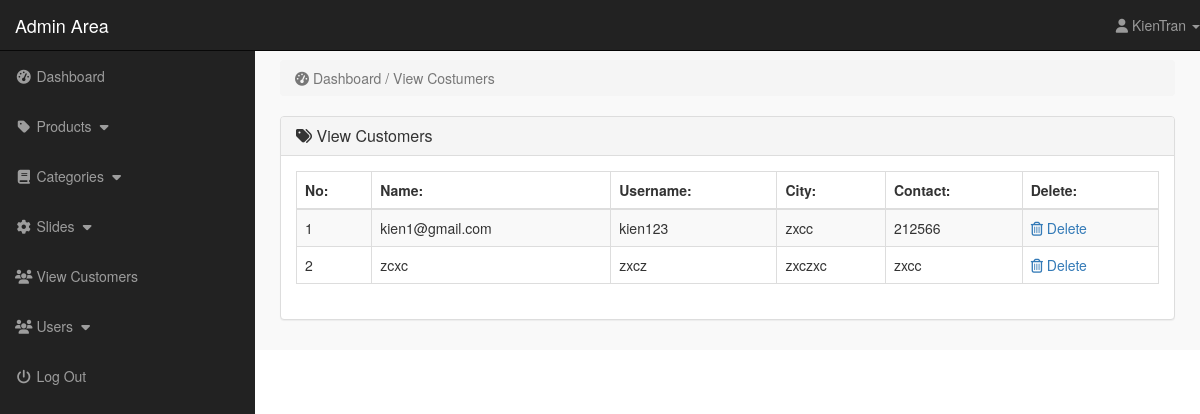
Page /admin/index.php?view_customers (signed in) on the committed database.
### tables this page shows
CREATE TABLE `account` (
  `id` int(11) NOT NULL,
  `UserName` varchar(255) NOT NULL,
  `Password` varchar(255) NOT NULL,
  `Address` varchar(255) NOT NULL,
  `PhoneNumber` varchar(255) NOT NULL,
  `Email` varchar(255) NOT NULL
);

### admin/view_customers.php (the view)
<?php
    if(!isset($_SESSION['admin_username'])){
        echo "<script>window.open('login.php','_self')</script>";
    }else{
?>
<div class="row">
    <div class="col-lg-12">
        <ol class="breadcrumb">
            <li class="active">
                <i class="fa fa-dashboard"></i> Dashboard / View Costumers
            </li>
        </ol>
    </div>
</div>
<div class="row">
    <div class="col-lg-12">
        <div class="panel panel-default">
            <div class="panel-heading">
               <h3 class="panel-title">
                   <i class="fa fa-tags"></i>  View Customers
               </h3>
            </div>
            <div class="panel-body">
                <div class="table-responsive">
                    <table class="table table-striped table-bordered table-hover">
                        <thead>
                            <tr>
                                <th> No: </th>
                                <th> Name: </th>
                                <th> Username: </th>
                                <th> City: </th>
                                <th> Contact: </th>
                                <th> Delete: </th>
                            </tr>
                        </thead>
                        <tbody>
                            <?php
                                $i=0;
                                $get_c = "select * from account";
                                $run_c = mysqli_query($con,$get_c);
                                while($row_c=mysqli_fetch_array($run_c)){
                                    $c_id = $row_c['id'];
                                    $c_name = $row_c['Email'];
                                    $c_username = $row_c['UserName'];
                                    $c_city = $row_c['Address'];
                                    $c_contact = $row_c['PhoneNumber'];
                                    $i++;
                            ?>
                            <tr>
                                <td> <?php echo $i; ?> </td>
                                <td> <?php echo $c_name; ?> </td>
                                <td> <?php echo $c_username; ?> </td>
                                <td> <?php echo $c_city; ?> </td>
                                <td> <?php echo $c_contact ?> </td>
                                <td>
                                     <a href="index.php?delete_customer=<?php echo $c_id; ?>" onclick="return confirm ('Do you want delete?')">
                                        <i class="fa fa-trash-o"></i> Delete
                                     </a>
                                </td>
                            </tr>
                            <?php } ?>
                        </tbody>
                    </table>
                </div>
            </div>
        </div>
    </div>
</div>
<?php } ?>

### admin/includes/sidebar.php (shortened to what this page needs)
<?php
    if(!isset($_SESSION['admin_username'])){
        echo "<script>window.open('login.php','_self')</script>";
    }else{
?>
<nav class="navbar navbar-inverse navbar-fixed-top">
    <div class="navbar-header">
        <a href="index.php?dashboard" class="navbar-brand">Admin Area</a>
    </div>
    <ul class="nav navbar-right top-nav">
        <li class="dropdown">
            <a href="#" class="dropdown-toggle" data-toggle="dropdown">
                <i class="fa fa-user"></i> <?php echo $admin_name;  ?> <b class="caret"></b>
            </a>
        </li>
    </ul>
    <div class="collapse navbar-collapse navbar-ex1-collapse">
        <ul class="nav navbar-nav side-nav">
            <li>
                <a href="index.php?dashboard">
                        <i class="fa fa-fw fa-dashboard"></i> Dashboard
                </a>
            </li>
            <li>
                <a href="#" data-toggle="collapse" data-target="#products">
                        <i class="fa fa-fw fa-tag"></i> Products
                        <i class="fa fa-fw fa-caret-down"></i>
                </a>
            </li>
            <li>
                <a href="#" data-toggle="collapse" data-target="#cat">
                        <i class="fa fa-fw fa-book"></i> Categories
                        <i class="fa fa-fw fa-caret-down"></i>
                </a>
            </li>
            <li>
                <a href="#" data-toggle="collapse" data-target="#slides">
                        <i class="fa fa-fw fa-gear"></i> Slides
                        <i class="fa fa-fw fa-caret-down"></i>
                </a>
            </li>
            <li>
                <a href="index.php?view_customers">
                    <i class="fa fa-fw fa-users"></i> View Customers
                </a>
            </li>
            <li>
                <a href="#" data-toggle="collapse" data-target="#users">
                        <i class="fa fa-fw fa-users"></i> Users
                        <i class="fa fa-fw fa-caret-down"></i>
                </a>
            </li>
            <li>
                <a href="logout.php">
                    <i class="fa fa-fw fa-power-off"></i> Log Out
                </a>
            </li>
        </ul>
    </div>
</nav>
<?php } ?>

### admin/css/style.css (style rules this page uses)
body { margin-top: 100px; }
@media (min-width: 768px) { body { margin-top: 50px; } }
.top-nav { 0 15px; }
.top-nav>li { float: left; display: inline-block; }
.top-nav>li>a { color: #999999; line-height: 20px; padding-top: 15px; padding-bottom: 15px; }
@media (min-width: 768px) { .side-nav { position: fixed; top: 51px; bottom: 0; width: 255px; overflow-y: auto; overflow-x: hidden; background-color: #222222; padding-bottom: 40px; border-radius: 0; } }
@media (min-width: 768px) { .side-nav>li>a { width: 255px; } }
.panel-body { border-radius: 5px; }

### rows in the picture
account: Email "kien1@gmail.com", UserName "kien123", Address "zxcc", PhoneNumber "212566"
account: Email "zcxc", UserName "zxcz", Address "zxczxc", PhoneNumber "zxcc"

### other values in the picture
$admin_name "KienTran"
